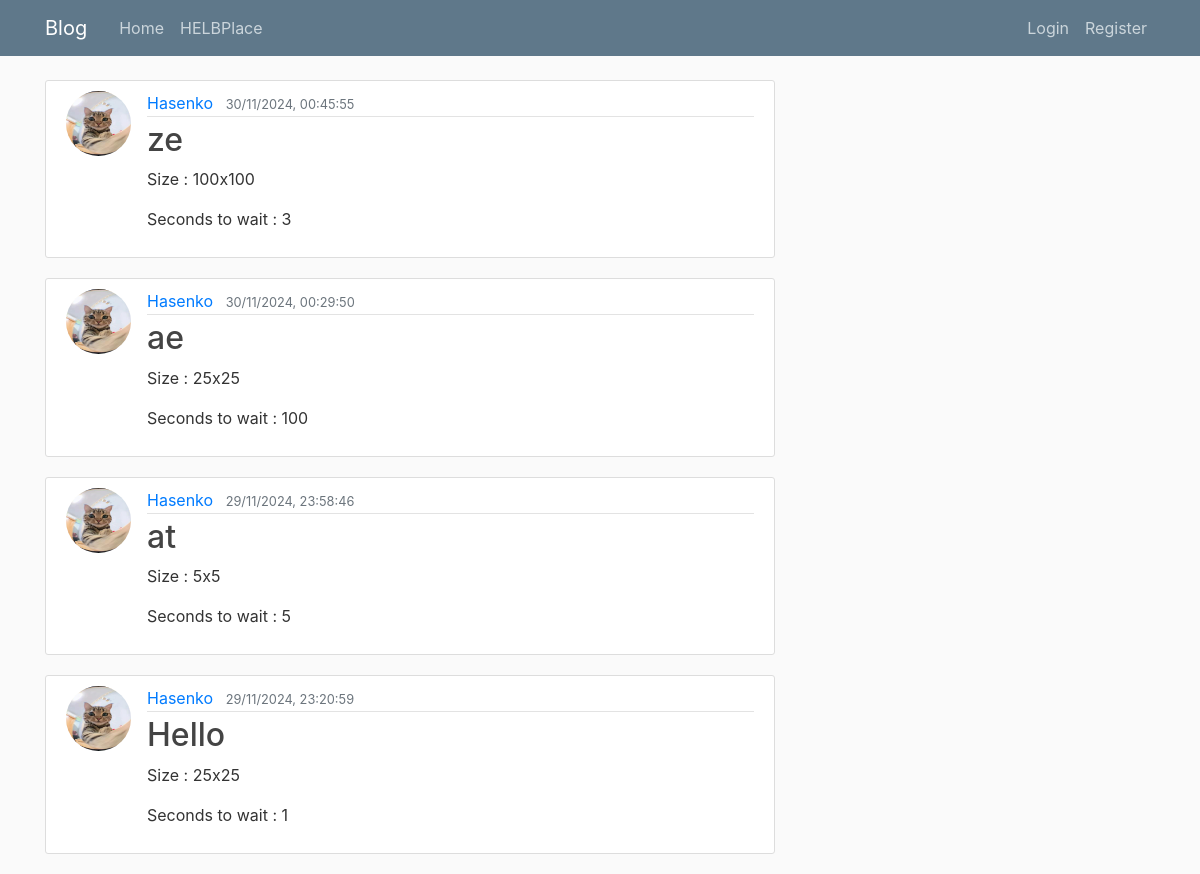
Page /blog/ on the earlier database version.
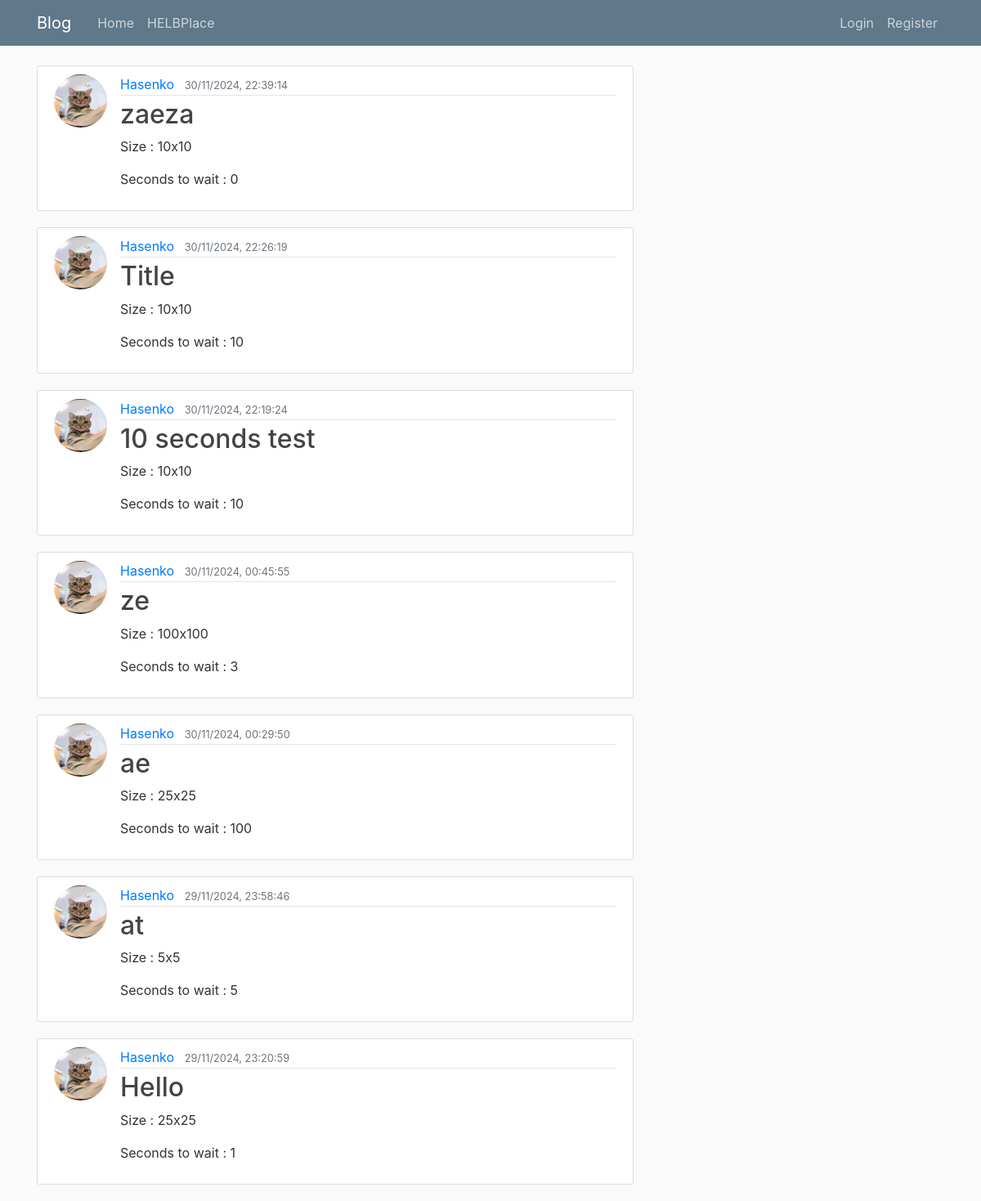
Same page on the later database version.
### blog/models.py (models this page shows, shortened)
class Canvas(models.Model):
    title = models.CharField(max_length=100)
    width = models.PositiveIntegerField(default=10)
    height = models.PositiveIntegerField(default=10)
    time_to_wait = models.PositiveIntegerField(default=10, verbose_name="Time to wait (in seconds)")
    content = models.TextField(default='blank')
    date_posted = models.DateTimeField(default=timezone.now)
    author = models.ForeignKey(User, on_delete=models.CASCADE)
    def get_pixel_list(content):
        pixel_list = []
        i = 0
        pixel = ""
        for letter in content:
            if i%7 == 0 and i != 0:
                pixel_list.append(pixel)
                pixel = ""
            pixel += letter
            i += 1
        pixel_list.append(pixel)
        return pixel_list

### users/models.py (models this page shows, shortened)
class Profile(models.Model):
    user = models.OneToOneField(User, on_delete=models.CASCADE)
    image = models.ImageField(default='default.jpg', upload_to='profile_pics')

### blog/views.py (the view)
# urls.py: path('', CanvasListView.as_view(), name='blog-home'),
class CanvasListView(ListView):
    model = Canvas
    template_name = 'blog/home.html'  # by default: <app>/<model>_<viewtype>.html
    context_object_name = 'canvases'
    ordering = ['-date_posted']  # replace with 'intensity' of the canvas
    def get_queryset(self):
        queryset = super().get_queryset()
        for canvas in queryset:
            canvas.content = Canvas.get_pixel_list(canvas.content)
        return queryset

### blog/templates/blog/home.html
{% extends "blog/base.html" %}
{% block content %}
    {% for canvas in canvases %}
        <article class="media content-section">
            <img class="rounded-circle article-img" src="{{ canvas.author.profile.image.url }}" alt="author image">
            <div class="media-body">
                <div class="article-metadata">
                    <a class="mr-2" href="#">{{ canvas.author }}</a>
                    <small class="text-muted">{{ canvas.date_posted|date:"d/m/Y, H:i:s" }}</small>
                </div>
                <h2><a class="article-title" href="{% url 'canvas-detail' canvas.id %}">{{ canvas.title }}</a></h2>
                <p>Size : {{ canvas.width }}x{{ canvas.height }}</p>
                <p>Seconds to wait : {{ canvas.time_to_wait }}</p>
            </div>
        </article>
    {% endfor %}
{% endblock content %}

### blog/templates/blog/base.html (shortened to what this page needs)
{% load static %}
<!DOCTYPE html>
<html lang="en">
<head>
    <link rel="stylesheet" href="https://cdn.jsdelivr.net/npm/bootstrap@4.0.0/dist/css/bootstrap.min.css">
    <link rel="stylesheet" type="text/css" href="{% static 'blog/main.css' %}">
</head>
<body>
    <header class="site-header">
        <nav class="navbar navbar-expand-md navbar-dark bg-steel fixed-top">
          <div class="container">
            <a class="navbar-brand mr-4" href="{% url 'blog-home' %}">Blog</a>
            <div class="collapse navbar-collapse" id="navbarToggle">
              <div class="navbar-nav mr-auto">
                <a class="nav-item nav-link" href="{% url 'blog-home' %}">Home</a>
                <a class="nav-item nav-link" href="{% url 'blog-collaborative-canvas' %}">HELBPlace</a>
              </div>
              <div class="navbar-nav">
                {% if user.is_authenticated %}
                  <a class="nav-item nav-link" href="{% url 'canvas-create' %}">New Canvas</a>
                  <a class="nav-item nav-link" href="{% url 'profile' %}">Profile</a>
                  <form method="POST" action="{% url 'logout' %}">
                    {% csrf_token %}
                    <a href="javascript:void(0);" class="nav-item nav-link" onclick="this.closest('form').submit();">Logout</a>
                  </form>
                {% else %}
                  <a class="nav-item nav-link" href="{% url 'login' %}">Login</a>
                  <a class="nav-item nav-link" href="{% url 'register' %}">Register</a>
                {% endif %}
              </div>
            </div>
          </div>
        </nav>
    </header>
    <main role="main" class="container">
        <div class="row">
          <div class="col-md-8">
            {% block content %}{% endblock %}
          </div>
        </div>
    </main>
</body>
</html>

### blog/static/blog/main.css (style rules this page uses)
body { background: #fafafa; color: #333333; margin-top: 5rem; }
h1, h2, h3, h4, h5, h6 { color: #444444; }
.bg-steel { background-color: #5f788a; }
.site-header .navbar-nav .nav-link { color: #cbd5db; }
.content-section { background: #ffffff; padding: 10px 20px; border: 1px solid #dddddd; border-radius: 3px; margin-bottom: 20px; }
.article-title { color: #444444; }
.article-img { height: 65px; width: 65px; margin-right: 16px; }
.article-metadata { padding-bottom: 1px; margin-bottom: 4px; border-bottom: 1px solid #e3e3e3 }

Differences in the rows shown:
added Canvas: author.profile.image (picture), author "Hasenko", date_posted "30/11/2024, 22:39:14", title "zaeza", width "10", height "10", time_to_wait "0"
added Canvas: author.profile.image (picture), author "Hasenko", date_posted "30/11/2024, 22:26:19", title "Title", width "10", height "10", time_to_wait "10"
added Canvas: author.profile.image (picture), author "Hasenko", date_posted "30/11/2024, 22:19:24", title "10 seconds test", width "10", height "10", time_to_wait "10"
